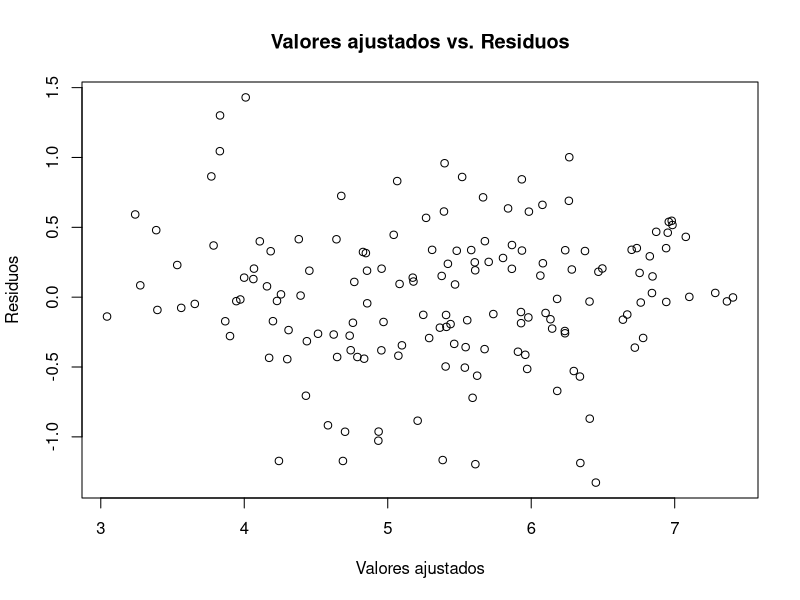
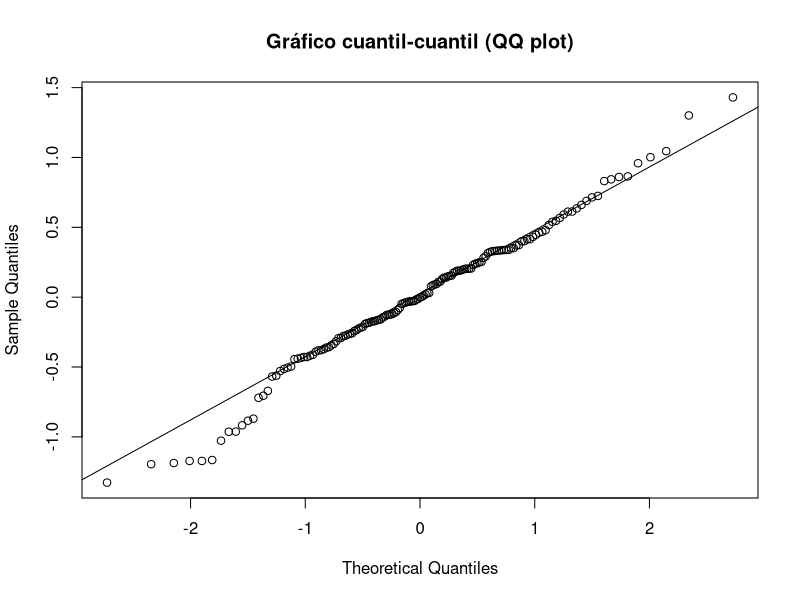
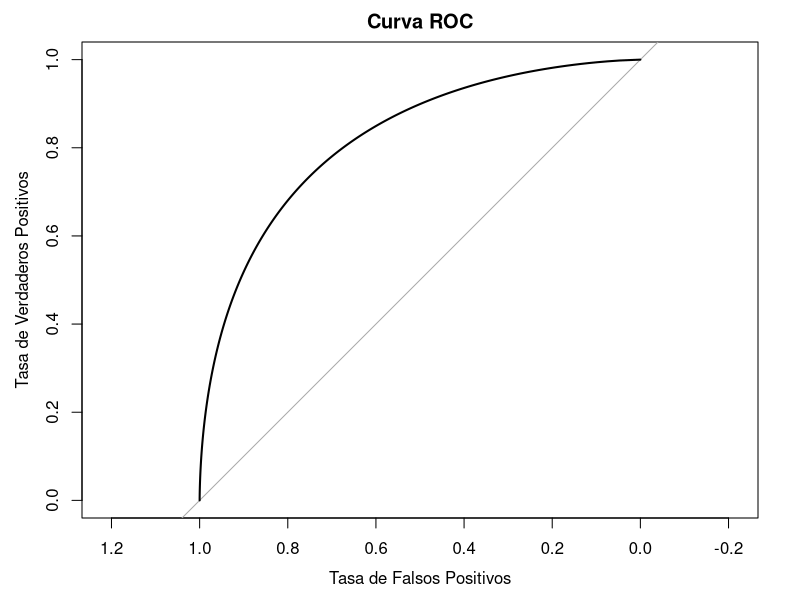

These charts were generated, in order, by the following R code:
## ---- chunk 1
happiness <- read.csv("Happiness_clean.csv")
## ---- chunk 2
str(happiness)
## ---- chunk 3
happiness$HR <- as.numeric(happiness$HR)
happiness$Country <- as.factor(happiness$Country)
happiness$Region <- as.factor(happiness$Region)
## ---- chunk 4
str(happiness)
## ---- chunk 5
# Usamos lower.tail = FALSE para referirnos solo a los valores que tenga a su derecha.
tabla0 <- c(0, "Cambio clase character por factor y integer a numeric", "Cambiamos la clase de character a factor de todos los registros de la tabla para las columnas Country y Region y la clase integer a numeric para todos los registros de la tabla para la columna HR", "De este modo podemos tratar los datos eficientemente cuando aplicamos los modelos y ajustes estadísticos.")
## ---- chunk 6
model <- lm(HS ~ Family + LE + Freedom, data = happiness)
summary(model)
## ---- chunk 7
# Usamos lower.tail = FALSE para referirnos solo a los valores que tenga a su derecha.
tabla1.1.a <- c("1.1.a", "Estudiar si las variables Family, LE y Freedom influyen o no en la percepción de la felicidad", "Según los valores p, todas las variables (Family, LE y Freedom) son significativas en el modelo.", "Estos resultados sugieren que todas las variables tienen un impacto significativo en la variable dependiente y son importantes para explicar la variabilidad en los datos.")
## ---- chunk 8
new_model <- lm(HS ~ Family + LE + Freedom + GpC + Generosity, data = happiness)
anova(model, new_model)
## ---- chunk 9
# Usamos lower.tail = FALSE para referirnos solo a los valores que tenga a su derecha.
tabla1.1b <- c("1.1.b", "Sería adecuado añadir GpC y Generosity al modelo?", "El p-value asociado al estadístico, que indica la significancia estadística de la mejora en el ajuste. En nuestro caso, el valor p es 0.5306, lo que indica que la mejora en el ajuste del modelo 2 no es estadísticamente significativa a un nivel de significancia común de 0.05.", "Estos resultados nos indican que la inclusión de las variables **GpC** y **Generosity** en el modelo no mejora significativamente la calidad del ajuste en comparación con el modelo 1. Esto se basa en el hecho de que el p-value es mayor que el umbral común de significancia (95%).")
## ---- chunk 10
happiness$Region <- relevel(happiness$Region, ref = "Sub-Saharan Africa")
modelF <- lm(HS ~ Family + LE + Freedom + Region, data = happiness)
summary(modelF)
## ---- chunk 11
# Usamos lower.tail = FALSE para referirnos solo a los valores que tenga a su derecha.
tabla1.2a <- c("1.2.a", "Se añadirá al modelo escogido en el apartado b) anterior, la variable cualitativa Region. Tomad como categoría de referencia Sub-Saharan Africa. Interpretad la salida del modelo. A este modelo final se le llamará ModelF.", "Los coeficientes estimados más altos son para North America (1.16719), Australia and New Zealand (1.00197),  y Latin America and Caribbean (0.74518)", "En general todos los valores son positivos lo que nos indica que en referencia a la categoría Sub-Saharan Africa la percepción de felicidad es mayor para todas ellas. La única que es un poco más baja es la de Eastern Asia, aunque el p-value es muy alto y por lo tanto, no muy significativo.")
## ---- chunk 12
mean_happiness <- aggregate(HS ~ Region, data = happiness, FUN = mean)
mean_happiness
## ---- chunk 13
# Usamos lower.tail = FALSE para referirnos solo a los valores que tenga a su derecha.
tabla1.2b <- c("1.2.b", "Calculad los valores medios de la puntuación de felicidad por Region. ¿Son congruentes estos valores con el resultado obtenido en el ModelF con referencia a la variable Region?", paste(mean_happiness$Region[1]	," = ",  round(mean_happiness$HS[1]) , ", ", mean_happiness$Region[2]	," = ", mean_happiness$HS[2], ", ", mean_happiness$Region[3]	," = ", round(mean_happiness$HS[3]) , ", ", mean_happiness$Region[4]	," = ",  round(mean_happiness$HS[4]) , ", ", mean_happiness$Region[5]	," = ",  round(mean_happiness$HS[5]) , ", ", mean_happiness$Region[6]	," = ",  round(mean_happiness$HS[6]) , ", ", mean_happiness$Region[7]	," = ",  round(mean_happiness$HS[7]) , ", ", mean_happiness$Region[8]	," = ",  round(mean_happiness$HS[8]) , ", ", mean_happiness$Region[9]	," = ",  round(mean_happiness$HS[9]) , ", ", mean_happiness$Region[10]	," = ",  round(mean_happiness$HS[10]) , ", "), "En general podemos decir que los resultados de la salida de `summary(modelF)` son congruentes con el cálculo de los valores medios de la puntuación de felicidad. Esto lo podemos afirmar ya que en proporción las regiones con los valores más altos de felicidad se ven referenciados en ambas salidas y cada valor tiene una semejanza en ambas salidas. El único valor que no parece seguir una pauta es el relativo a **Eastern Asia**, aunque en la primera salida ya habíamos definido que p-value era muy alto mostrando una baja significancia en el resultado.")
## ---- chunk 14
# Gráfico de valores ajustados frente a residuos
plot(modelF$fitted.values, modelF$residuals, xlab = "Valores ajustados", ylab = "Residuos",
     main = "Valores ajustados vs. Residuos")

# Gráfico cuantil-cuantil (QQ plot)
qqnorm(modelF$residuals, main = "Gráfico cuantil-cuantil (QQ plot)")
qqline(modelF$residuals)
## ---- chunk 15
# Usamos lower.tail = FALSE para referirnos solo a los valores que tenga a su derecha.
tabla1.3 <- c("1.3", "Dibujar dos gráficos, uno con los valores ajustados a los residuos y el gráfico cuantil-cuantil que compara los residuos dl modelo con los valores de una variable ue se distribuye normalmente.", paste("Gráfico con los valores ajustados frente a los residuos = ", "plot(modelF$fitted.values, modelF$residuals, xlab = 'Valores ajustados', ylab = 'Residuos', main = 'Valores ajustados vs. Residuos')", "qqplot = ", "qqnorm(modelF$residuals, main = 'Gráfico cuantil-cuantil (QQ plot)')"), "**Gráfico de valores ajustados frente a los residuos**: Observamos como los valores están distribuidos uniformemente alrededor de la linea horizontal, lo que nos indica que la varianza de los residuos es constante. En nuestro caso es muy deseable ya que indica que el modelo no está violando la suposición de homocedasticidad. La ausencia de patrones sistemáticos, indica que el modelo puede capturar adecuadamente la relación entre las variables independientes y la variable dependiente.

**Gráfico cuantil-cuantil**: Los puntos se distribuyen en lo que parece una linea recta diagonal al gráfico, esto nos indica que los residuos se distribuyen normalmente. Esto es importante, ya que muchas técnicas estadísticas asumen que los residuos son normalmente distribuidos. Si los puntos se desviaran significativamente de la linea diagonal, podría indicar una violación de la suposición de normalidad de los residuos.")
## ---- chunk 16
# Creamos un dataframe con las puntuaciones requeridas:
new_data <- data.frame(Freedom = 0.5, Family = 1.2, LE = 0.90, Region = "Latin America and Caribbean")

# Utilizar el modelo ModelF para predecir la percepción de felicidad (HS)
predicted_HS <- predict(modelF, newdata = new_data)

# Mostrar el valor predicho de la percepción de felicidad (HS)
predicted_HS
## ---- chunk 17
# Usamos lower.tail = FALSE para referirnos solo a los valores que tenga a su derecha.
tabla1.4 <- c("1.4", "Calculad el valor de percepción de la felicidad, HS, de un país hipotético de la zona de Latin America and Caribbean, que hubiera obtenido las puntuaciones siguientes: Freedom= 0.5, Family = 1.2 y LE=0.90", "El resultado es 7.11557", "Dadas las puntuaciones del enunciado y la región 'Latin America and Caribbean'', el resultado de la HS debería ser 7.119557.")
## ---- chunk 18
# Creamos una copia del dataset original para realizar todas las transformaciones y manipulaciones del ejercicio.
happiness_log <- happiness
# Crear la nueva variable dicotómica HS_re con las variables categóricas.
happiness_log$HS_re <- ifelse(happiness$HS <= 6, "unhappy or neutral", "happy")
# Asignar valores numéricos a "HS_re" (0 para "unhappy or neutral" y 1 para "happy")
happiness_log$HS_re <- ifelse(happiness_log$HS_re == "unhappy or neutral", 0, 1)
# Verificamos
head(happiness_log)
## ---- chunk 19
# Usamos lower.tail = FALSE para referirnos solo a los valores que tenga a su derecha.
tabla2.0<- c("2.0", "Crear una nueva variable dicotómica llamada HS_re.", "Creamos una nueva variable en base a HS en la que Se codificará de la siguiente forma: 'unhappy or neutral', con valores de HS de 0 a 6, y 'happy' con valores de HS mayores de 6. Posteriormente se le dará el valor 0 a
'unhappy' y el valor 1 a 'happy'", "De esta forma vamos a poder trabajar en la regresión logística binaria para la variable HS_re")
## ---- chunk 20
if(!require(caret)){
    install.packages('caret', repos='http://cran.us.r-project.org')
    library(caret)
}
## ---- chunk 21
# Fijar la semilla aleatoria para reproducibilidad
set.seed(123)
# Crear una variable para el tamaño de la muestra de entrenamiento
train_size <- 0.8

# Obtener el índice de las observaciones para el conjunto de entrenamiento
train_index <- createDataPartition(happiness_log$HS_re, p = train_size, list = FALSE)

# Crear el conjunto de entrenamiento y el conjunto de prueba
train_data <- happiness_log[train_index, ]
test_data <- happiness_log[-train_index, ]

# Verificar los tamaños de los conjuntos de datos
nrow(train_data)  # Número de filas en el conjunto de entrenamiento
nrow(test_data)   # Número de filas en el conjunto de prueba
## ---- chunk 22
# Usamos lower.tail = FALSE para referirnos solo a los valores que tenga a su derecha.
tabla2.1<- c("2.1", "Generación de los conjuntos de entrenamiento y de test", "Creamos el conjunto de datos `train_data` y `test_data`, el primero tendrá el 80% de los datos (Son 126 registros) y el segundo el 20% (Con 31 registros)", "Estos dos conjuntos de datos nos servirán para los futuros cálculos.")
## ---- chunk 23
log_model <- glm(HS_re ~ LE + Freedom + Generosity, data = train_data, family = binomial)
summary(log_model)
## ---- chunk 24
# Usamos lower.tail = FALSE para referirnos solo a los valores que tenga a su derecha.
tabla2.2a<- c("2.2a", "Estimad un modelo de regresión logística tomando como variable dependiente HS_re y variables explicativas LE, Freedom y Generosity. A la vista de los resultados, ¿qué variables escogerías para el modelo?","**LE**: El coeficiente de  8.92271 indica que un aumento unitario de la variable LE se asocia con un incremento de aproximadamente 8.92 de ser 'happy'. Se trataría de un factor de riesgo.

**Freedom**: El coeficiente de 9.99891 indica que un aumento unitario de la variable Freedom se asocia con un incremento de aproximadamente 9.99 de ser 'happy'. Se trataría de un factor de riesgo.

**Generosity**: El coeficiente de -0.041215 nos indica que un aumento unitario de la variable Generosity se asocia con un decremento de aproximadamente 0.04125 de ser 'happy'. Se trataría de un factor de protección aunque no de una forma muy explicativa.", "Como podemos ver, vemos que según los coeficientes significativos y el p-value tan bajo, las variables **LE** y **Freedom** son significativas, mientras que la variable **Generosity** no lo sería. Por lo cual, nos quedaríamos con las más explicativas **LE y Freedom**.")
## ---- chunk 25
lm_colinearity <- lm(Freedom ~ GC, data = train_data)
summary(lm_colinearity)
## ---- chunk 26
log_model_GC <- glm(HS_re ~ LE + Freedom + Generosity + GC, family = binomial, data = train_data)
summary(log_model_GC)
## ---- chunk 27
# Usamos lower.tail = FALSE para referirnos solo a los valores que tenga a su derecha.
tabla2.2b<- c("2.2b", "Se añade al modelo escogido anterior la variable GC. Estudiad la presencia o no de colinealidad entre esta variable y Freedom. Una vez corregido el modelo por la presencia o no de colinealidad, estudiad si se podría estar en presencia de una variable confusora. En base a los resultados, decidid si se mantiene o no la variable GC en el modelo.", "La significancia estadística de GC no es significativa, mientras que las variables **LE** y **Freedom** sí lo son. Esto nos está diciendo que estas variables son explicativas respecto la variable dependiente **HS_re**, mientras que la recientemente añadida, no lo sería.

El impacto en los demás coeficientes es practicamente nulo. Podemos observar como los coeficientes de **LE** y **Freedom** se mantienen significativos y con valores similares a los obtenidos en el modelo anterior sin incluir **GC**. Por lo tanto, podemos afirmar que la variable GC no está influyendo en forma significativa en las estimaciones de las demás variables.", "Basándonos en estos aspectos, no parece haber evidencia suficiente para considerar **GC** como una variable confusora en este modelo. Dados estos resultados, optaremos por no incluir esta nueva variable en el modelo.")
## ---- chunk 28
# Creamos la columna Region_re para el train_data.
train_data$Region_re <- ifelse(grepl("Africa", train_data$Region), "Africa",
                               ifelse(grepl("Asia", train_data$Region), "Asia",
                                      ifelse(train_data$Region %in% c("Australia and New Zealand", "North America"), "A_A_NZ",
                                             ifelse(grepl("Western Europe", train_data$Region), "Western Europe",
                                                    ifelse(grepl("Central and Eastern Europe", train_data$Region), "Central and Eastern Europe",
                                                           ifelse(grepl("Latin America and Caribbean", train_data$Region), "Latin America and Caribbean",
                                                    train_data$Region))))))
# Añadimos la referencia relativa a Central and Eastern Europe. Para ello primero definimos la variable Region_re como factor.
train_data$Region_re <- as.factor(train_data$Region_re)
train_data$Region_re <- relevel(train_data$Region_re, ref = "Central and Eastern Europe")
## ---- chunk 29
head(train_data)
## ---- chunk 30
# Creamos la columna Region_re para el train_data.
test_data$Region_re <- ifelse(grepl("Africa", test_data$Region), "Africa",
                               ifelse(grepl("Asia", test_data$Region), "Asia",
                                      ifelse(test_data$Region %in% c("Australia and New Zealand", "North America"), "A_A_NZ",
                                             ifelse(grepl("Western Europe", test_data$Region), "Western Europe",
                                                    ifelse(grepl("Central and Eastern Europe", test_data$Region), "Central and Eastern Europe",
                                                           ifelse(grepl("Latin America and Caribbean", test_data$Region), "Latin America and Caribbean",
                                                    test_data$Region))))))
# Añadimos la referencia relativa a Central and Eastern Europe. Para ello primero definimos la variable Region_re como factor.
test_data$Region_re <- as.factor(test_data$Region_re)
test_data$Region_re <- relevel(test_data$Region_re, ref = "Central and Eastern Europe")
## ---- chunk 31
head(test_data)
## ---- chunk 32
# Usamos lower.tail = FALSE para referirnos solo a los valores que tenga a su derecha.
tabla2.2c.0<- c("2.2c.0", "Se añade la variable Region_re al modelo.", "Esta nueva variable se construye a partir de Region. Las nuevas categorías serán: Africa: se agruparán todas las regiones que contengan la palabra Africa. Asia: se agruparán todas las regiones que contengan la palabra Asia. A_A_NZ: Se agruparán las regiones de Australia and New Zealand y North America. Western Europe, Central and Eastern Europe y Latin America and Caribbean, se mantienen como están. En el modelo de regresión se tomará como categoría de referencia Central and Eastern Europe.", "De esta forma buscamos aumentar el ajuste y la eficiencia del modelo de regresión logística.")
## ---- chunk 33
ModlgF <- glm(HS_re ~ LE + Freedom + Generosity + Region_re, data = train_data, family = binomial)
summary(ModlgF)
## ---- chunk 34
# Usamos lower.tail = FALSE para referirnos solo a los valores que tenga a su derecha.
tabla2.2c.1<- c("2.2c.1", "Interpretad la salida del modelo final. Se tomará como modelo final el obtenido en el apartado c) y se le llamará ModlgF. ¿Existe una mejora del modelo?", "Aplicamos la función `glm()` al modelo y obtenemos la siguiente información:
  + **Coeficientes**: Se han añadido los nuevos coeficientes para las categorías Region_re en referencia a la subcategoría 'Central and Eastern Europe'. 
  + **Significancia estadística**: Algunos coeficientes de `Region_re` tienen valores de p significativos, lo que indica que esas categorías tienen un efecto estadísticamente significativo en la variable dependiente `HS_re`. Como ejemplo tenemos que las categorías **Africa** y **Latin America and Caribbean**, tienn valor p-value inferiores a 0.05, lo que indica que son variables significativas en el modelo.
  + **Residual deviance**: La desviación residual ha disminuido de 83.678 a 61.308 cuando hemos añadido la categoría `Region_re`. Esto nos indica que el modelo ajustado explica mejor la variablilidad de los datos observados.
  + **AIC**: El AIC ha disminuido de 91.678 a 79.308 después de incluir la categoría `Region_re` en el modelo. Un valor más bajo de AIC indica un mejor ajuste del modelo.", "Podríamos definir que la inclusión de la variable `Region_re` ha mejorado el modelo. Se observa una reducción de la desviación residual y del AIC, lo que indica un mejor ajuste del modelo de datos. Ademas algunas categorias de `Region_re` muestran una significancia estadística en su efecto sobre la variable dependiente. Aún así, cabe destacar que la categoría **A_A_NZ** tiene un valor extremadamente alto y un p-value no significativo, por lo que podría ser que esta categoría no esta aportando información útil al modelo. ")
## ---- chunk 35
# Usamos lower.tail = FALSE para referirnos solo a los valores que tenga a su derecha.
tabla2.2c.2<- c("2.2.c2", "Resumid cuáles de las variables pueden considerarse factores de riesgo o protección.", "Todas las variables están consideradas como factores de riesgo menos la variable intercept", "Podríamos decir que las categorías consideradas con mayor factor de riesgo son las de **A_A_NZ** (a pesar de que su p-value no es significativo), seguido de **Latin America and Caribbean**, aunque todas las regiones estarian consideradas como factor de riesgo ya que su valor es positivo en referencia a **Central and Eastern Europe**.

En cuanto a las variables numéricas también las computaremos como factores de riesgo y en mayor medida las variables **LE** y **Freedom**. En cuanto a la variable **Intercept** es la única que podría ser considerada como factor de protección. 
")
## ---- chunk 36
# Cálculo de las Odds Ratio (OR)
exp(coefficients(ModlgF))
## ---- chunk 37
# Usamos lower.tail = FALSE para referirnos solo a los valores que tenga a su derecha.
tabla2.3<- c("2.3", "Según los resultados de ModlgF, calculad las OR de cada una de las variables explicativas e interpretad.", "Aplicamos la función `exp()` a los coeficientes del modelo para obtener el OR de cada una de las variables:
+ El OR para la variable **LE** es de aproximadamente 5.96 x 10^5. Esto significa que por cada unidad adicional en **LE**, las odds de tener un nivel más alto de felicidad aumentan en alrededor de 5.96 x 10^5 veces.

+ El OR para la variable **Freedom** es de aproximadamente 3.86 x 10^4. Esto indica que por cada unidad adicional en **Freedom**, las odds de tener un nivel más alto de felicidad aumentan en alrededor de 3.86 x 10^4 veces.

+ El OR para la variable **Generosity** es de aproximadamente 12.99. Esto significa que por cada unidad adicional en **Generosity**, las odds de tener un nivel más alto de felicidad aumentan en aproximadamente 12.99 veces.

+ El OR para la variable **Region_reA_A_NZ** es de aproximadamente 1.76 x 10^7. Esto indica que en comparación con la región de referencia **Central and Eastern Europe**, las odds de tener un nivel más alto de felicidad son mucho mayores en la región **Australia and New Zealand** y **North America** combinadas.

+ El OR para la variable **Region_reAfrica** es de aproximadamente 50.08. Esto indica que en comparación con la región de referencia **Central and Eastern Europe**, las odds de tener un nivel más alto de felicidad son aproximadamente 50.08 veces mayores en las regiones que contienen la palabra **Africa**.

+ El OR para la variable **Region_reAsia** es de aproximadamente 2.58. Esto sugiere que en comparación con la región de referencia **Central and Eastern Europe**, las odds de tener un nivel más alto de felicidad son aproximadamente 2.58 veces mayores en las regiones que contienen la palabra **Asia**.

+ El OR para la variable **Region_reLatin America and Caribbean** es de aproximadamente 64.49. Esto indica que en comparación con la región de referencia **Central and Eastern Europe**, las odds de tener un nivel más alto de felicidad son aproximadamente 64.49 veces mayores en las regiones de América Latina y el Caribe.

+ El OR para la variable **Region_reWestern Europe** es de aproximadamente 3.18. Esto sugiere que en comparación con la región de referencia **Central and Eastern Europe**, las odds de tener un nivel más alto de felicidad son aproximadamente 3.18 veces mayores en las regiones de Europa Occidental.", "Como conclusión decimos que en todas las variables el OR es positivo, por lo que, en cuanto a las categorías de las regiones la percepción es de que es mayor que en la categoría de referencia **Central and Eastern Europe** y en cuanto a las variables explicativas, la OR indica que ayuda a aumentar el valor de la variable dependiente **HS**.
")
## ---- chunk 38
# Obtener las probabilidades predichas. Modlgf vs test_data.
predicted_probs <- predict(ModlgF, newdata = test_data, type = "response")

# Se asumirá que la predicción del modelo es 1, happy, si la probabilidad del modelo de regresión logística es superior o igual a 0.8 y 0 en caso contrario
predicted_labels <- ifelse(predicted_probs >= 0.8, 1, 0)
## ---- chunk 39
# Construir la matriz de confusión
confusion_matrix <- table(predicted = predicted_labels, actual = test_data$HS_re)
confusion_matrix
## ---- chunk 40
# Calcular la sensibilidad y especificidad
sensitivity <- confusion_matrix[2, 2] / sum(confusion_matrix[, 2])
sensitivity
specificity <- confusion_matrix[1, 1] / sum(confusion_matrix[, 1])
specificity
## ---- chunk 41
# Usamos lower.tail = FALSE para referirnos solo a los valores que tenga a su derecha.
tabla2.4<- c("2.4", "Analizad la precisión de ModlgF, comparando la predicción del modelo contra el conjunto de prueba (testing). Se asumirá que la predicción del modelo es 1, happy, si la probabilidad del modelo de regresión logística es superior o igual a 0.8 y 0 en caso contrario. Analizad la matriz de confusión y las medidas de sensibilidad y especificidad.", paste("Matriz de confusión =  Clase 0: 19, Clase 1: 5, sensibilidad = ", round(sensitivity), " specificidad = ", round(specificity)), "La sensibilidad (Verdaderos positivos) es la proporción de los clasificados correctamente entre los verdaderos participantes que han dado respuesta afirmativa. En nuestro caso tenemos una sensibilidad de 0.5555556, lo que indica que el modelo identificó correctamente el 55,56% de los casos que realmente erán happy.

La especificidad (Verdaderos negativos) es la proporción de casos correctamente clasificados entre las respuestas negativas. En nuestro caso, la especificidad ha sido de 0.8636364, lo que indica que el modelo identificó correctamente el 86.36% de los casos que realmente no eran happy.
  
Dados estos resultados podemos decir que nuestro modelo tiene una sensibilidad relativamente baja, lo que significaría que no logra identificar correctamente la mayoría de los casos que son realmente happy, pero por otro lado la especificidad resulta alta, lo que nos indica que el modelo es efectivo para identificar los casos que son realmente no happy. 

Esto nos indica que el modelo podría estar sesgado hacia los resultados no happy y podría dificultar su capacidad para capturar correctamente los casos happy.")
## ---- chunk 42
# Calcular la sensibilidad y especificidad
test_data$Predicted_prob <- predicted_probs
## ---- chunk 43
# Calcular la sensibilidad y especificidad
predicted_countries <- test_data[test_data$Predicted_prob >= 0.8, c("Country", "HS_re","Predicted_prob")]
predicted_countries
## ---- chunk 44
# Calcular la sensibilidad y especificidad
happy_countries <- test_data[test_data$HS_re == 1, c("Country", "HS_re") ]
happy_countries
## ---- chunk 45
# Usamos lower.tail = FALSE para referirnos solo a los valores que tenga a su derecha.
tabla2.5 <- c("2.5", "Identificad aquéllos países cuya probabilidad de estar entre los países más felices sea superior al 80%, según el modelo de predicciones contra el conjunto de prueba (testing), calculado anteriormente. Comparad este resultado con el ranking inicial de países más felices.", "Los paises que aparecen con una probabilidad del modelo de regresión logistica superior o igual a 0.8 son **Switzerland**, **Iceland**, **Sweden**, **Belgium**, **Luxembourg**,  **United Arab Emirates**, **Thailand**, **Venezuela**, **Slovakia**", "Cuando comparamos ambas tablas, vemos como 5 de los valores aparecen (**Switzerland**, **Iceland**, **Sweden**, **Belgium**, **Luxembourg** y **United Arab Emirates**) mientras que los 3 últimos, el modelo los detecta como **unhappy** (**Thailand**, **Venezuela**, **Slovakia**)")
## ---- chunk 46
residual_deviance <- ModlgF$deviance
residual_deviance
null_deviance <- ModlgF$null.deviance
null_deviance
## ---- chunk 47
# Usamos lower.tail = FALSE para referirnos solo a los valores que tenga a su derecha.
tabla2.6a <- c("2.6a", "Evaluad la bondad del ajuste, mediante la devianza. Para que ModlgF sea bueno la devianza residual debe ser menor que la devianza nula. En ese caso el modelo predice la variable dependiente con mayor precisión.", paste("Devianza residual = ", round(residual_deviance), ", 

Devianza nula = ", round(null_deviance)), "Claramente, vemos que el valor de la devianza residual es menor que la devianza nula, esto significa que elmodelo tiene un mejor ajuste y predice la varible dependiente con mayor precisión. ")
## ---- chunk 48
df_null <- summary(log_model)$df.null
df_model <- summary(log_model)$df.residual
# una vez lo tenemos creado, definimos df_residual como la resta entre ambos:
df_residual = df_null - df_model
## ---- chunk 49
chi_cuadrado <- null_deviance - residual_deviance
## ---- chunk 50
p_value <- pchisq(chi_cuadrado, df = df_residual, lower.tail = FALSE)
p_value
## ---- chunk 51
# Usamos lower.tail = FALSE para referirnos solo a los valores que tenga a su derecha.
tabla2.6b <- c("2.6b", "Evaluad la eficacia del modelo según el test Chi-cuadrado. En este caso el valor del estadístico Chicuadrado observado es igual a la diferencia de devianzas (nula-residual). Calculad la probabilidad asociada al estadístico del contraste utilizando la función pchisq.", paste("p_value =  ", round(p_value)) , " Como el valor de p es menor que un umbral de significancia previamente establecido (por ejemplo, p < 0.05), se puede concluir que el modelo es estadísticamente significativo y que hay evidencia de que el modelo se ajusta mejor que un modelo nulo.")
## ---- chunk 52
if(!require(pROC)){
    install.packages('pROC', repos='http://cran.us.r-project.org')
    library(pROC)
}
## ---- chunk 53
# Crear el objeto ROC
roc_obj <- roc(test_data$HS_re, predicted_probs)

# Obtener las probabilidades predichas del modelo
predicted_probs <- predict(ModlgF, newdata = test_data, type = "response")

# Crear el objeto roc
roc_obj <- roc(test_data$HS_re, predicted_probs)

# Suavizar la curva ROC
smoothed_roc <- smooth(roc_obj, method = "binormal")

# Dibujar la curva ROC suavizada
plot(smoothed_roc, main = "Curva ROC", xlab = "Tasa de Falsos Positivos", ylab = "Tasa de Verdaderos Positivos")

# Calcular el area debajo de la curva
auc <- auc(roc_obj)
print(paste("Área bajo la curva (AUC):", auc))
## ---- chunk 54
# Usamos lower.tail = FALSE para referirnos solo a los valores que tenga a su derecha.
tabla2.7 <- c("2.7", "Dibujad la curva ROC y calcular el área debajo de la curva con ModlgF. Discutid el resultado.", paste("AUC =  ", round(auc,3)) , " En nuestro caso tenemos un área debajo de la curva (AUC) de 0.833, este resultado indica que el modelo tiene una buena capacidad para distinguir entre las clases positivas y negativas. El rango de AUC va de 0 a 1 y podemos definir que si la AUC esta entre 0.8 y 0.9, el modelo discrimina de forma excelente.")
## ---- chunk 55
if(!require(knitr)){
    install.packages('knitr', repos='http://cran.us.r-project.org')
    library(knitr)
}
if(!require(kableExtra)){
    install.packages('kableExtra', repos='http://cran.us.r-project.org')
    library(kableExtra)
}
## ---- chunk 56
# Creamos el dataframe a partir de todos los vectores de preprocesamiento que hemos ido creando a lo largo del rmd.
matrix <- rbind(tabla0, tabla1.1.a, tabla1.1b, tabla1.2a, tabla1.2b, tabla1.3,tabla1.4, tabla2.0, tabla2.1, tabla2.2a, tabla2.2b, tabla2.2c.0, tabla2.2c.1, tabla2.2c.2, tabla2.3, tabla2.4, tabla2.5, tabla2.6a, tabla2.6b, tabla2.7)

resumen_preprocesamiento <- as.data.frame(matrix, row.names=FALSE)
## ---- chunk 57

tabla_resumen <- kable(resumen_preprocesamiento, caption ="Resumen del preprocesamiento",  col.names = c("Apartado", "Pregunta", "Resultado", "Conclusión")) %>%
  column_spec(2:3, width = "22em") %>%
  kable_styling(latex_options = c("HOLD_position"))

tabla_resumen
